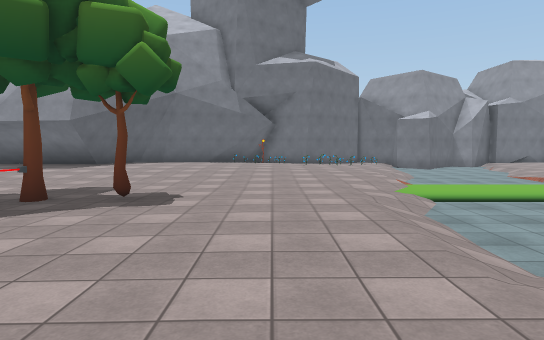
View 1 (above)

24 first-person views from a walk through a scene from a Unity 3-D project. The camera is 1.3 m above the floor, tilts 4° down and sees 75° across. The floor is counted in squares, 2 m on a side. Each view is taken from the middle of a square. On the plan, view 1 faces up. The plan holds only what a view shows up to about 10 squares ahead; the rest is blank. The place goes on beyond the plan. The player is left out. Some animated figures are left out. Some surface patterns are stand-ins.

View 2
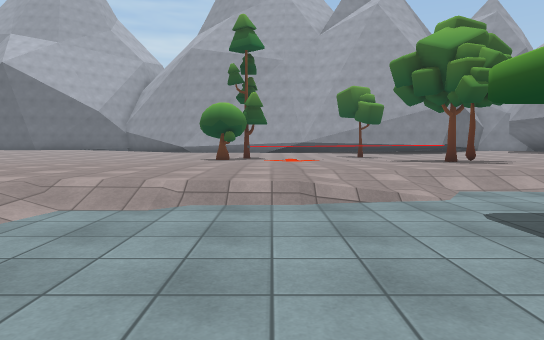

View 3
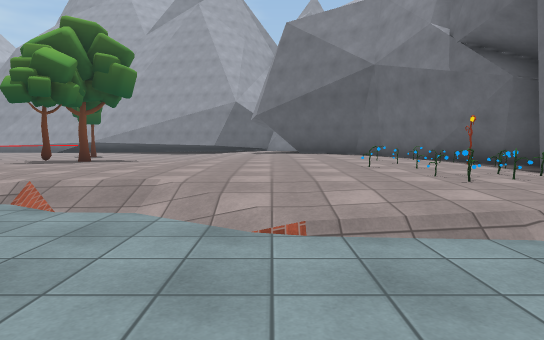

View 4
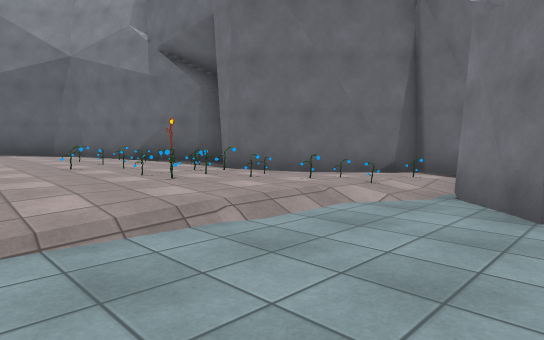

View 5
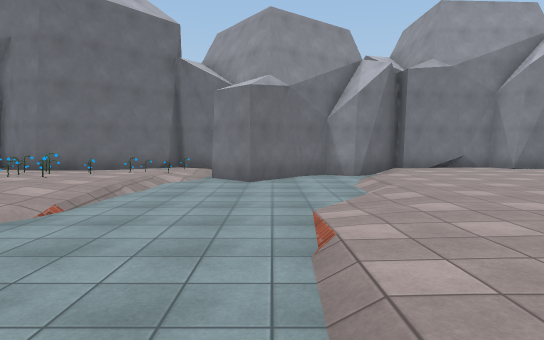

View 6
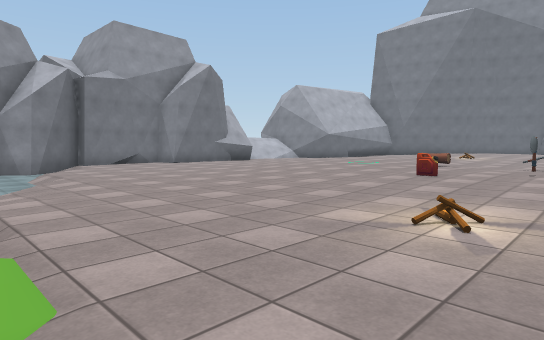

View 7
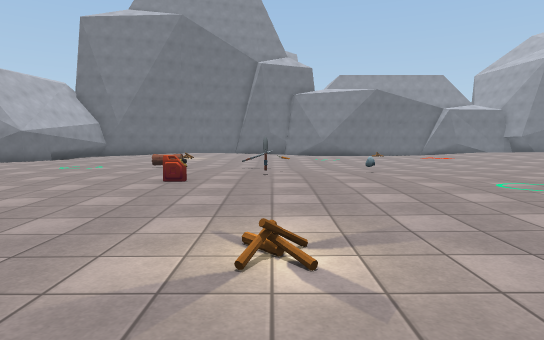

View 8
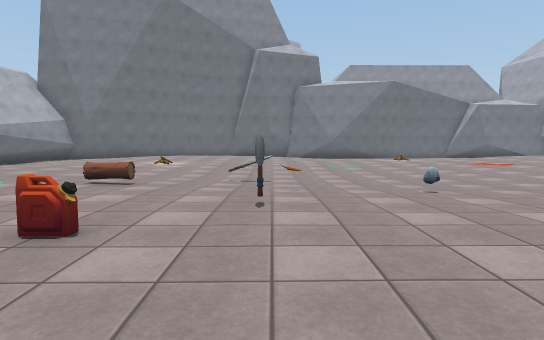

View 9
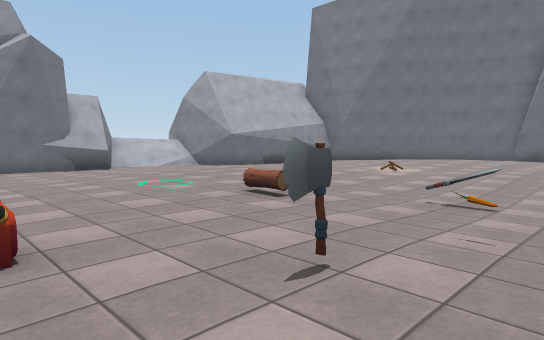

View 10
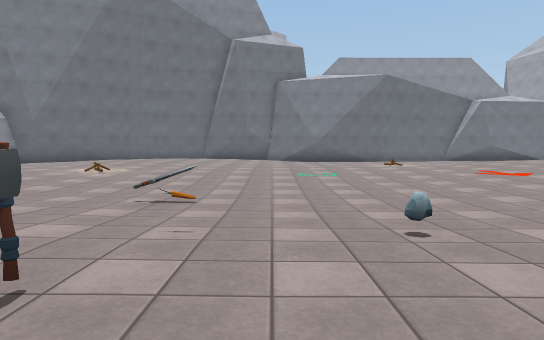

View 11
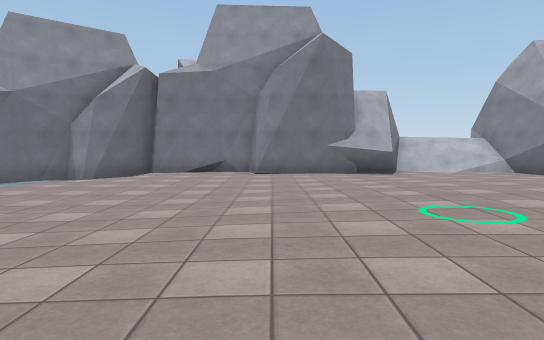

View 12
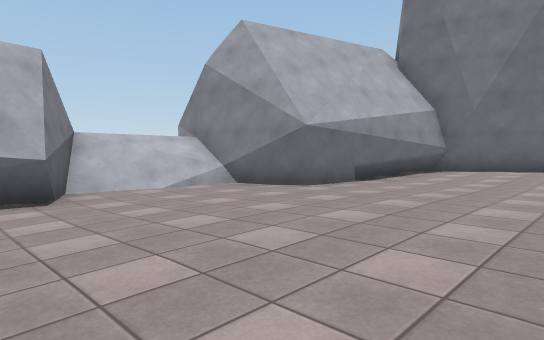

View 13
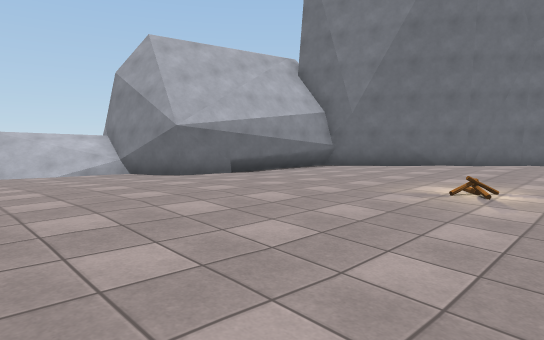

View 14
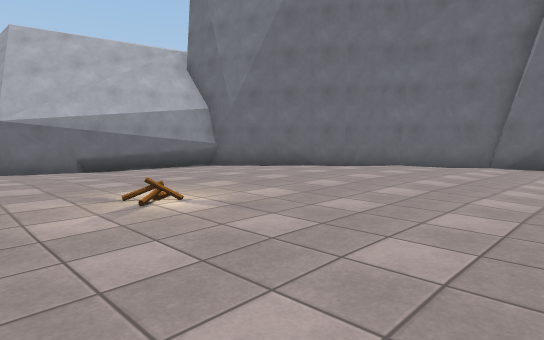

View 15
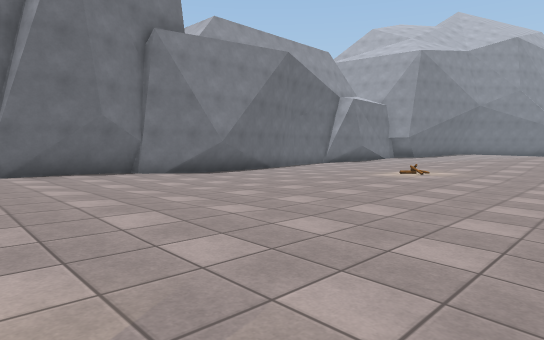

View 16
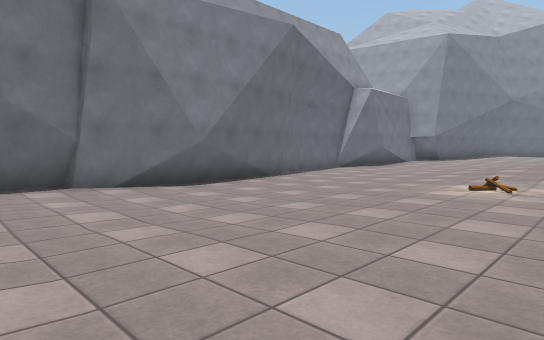

View 17
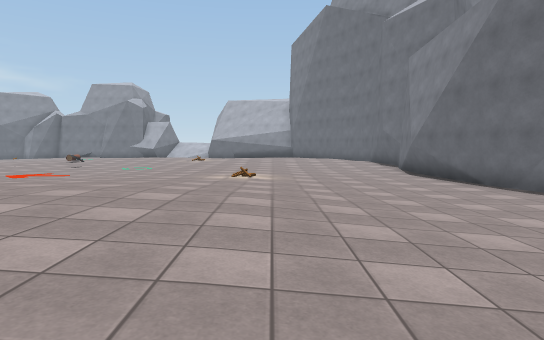

View 18
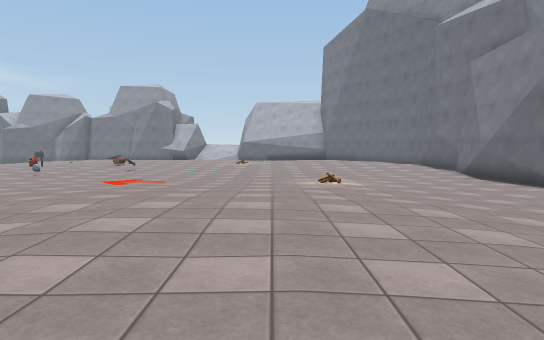

View 19
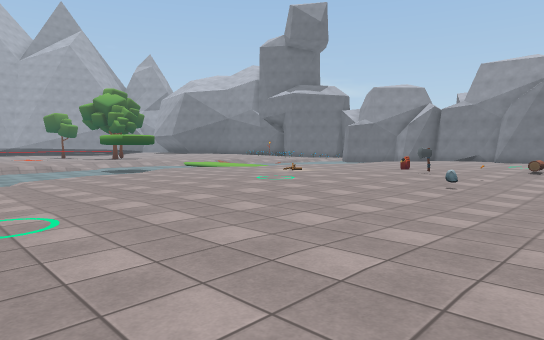

View 20
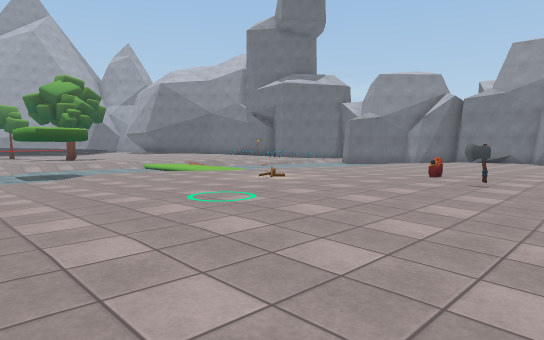

View 21
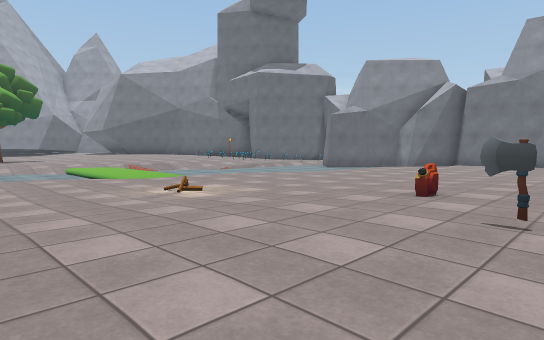

View 22
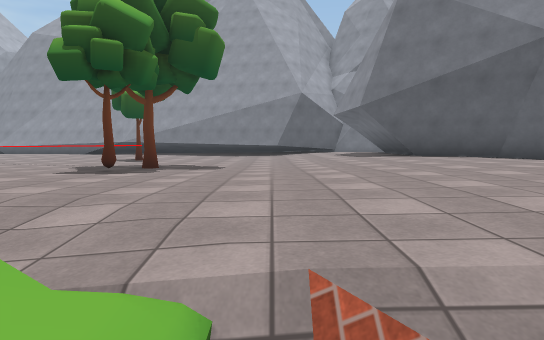

View 23
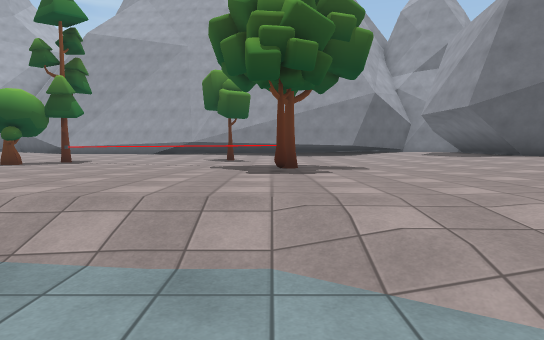

View 24
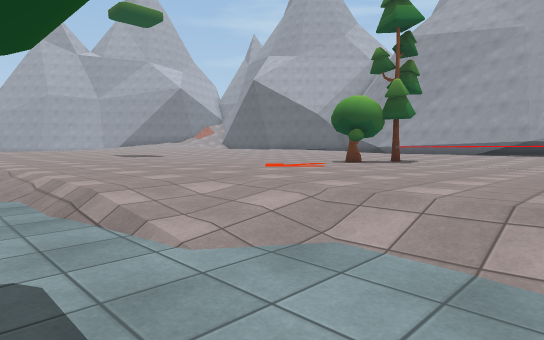

### Floor plan
Key: @ floor where view 1 was taken; # wall or solid block; . main floor; : floor 0.25 m higher than the main floor; - floor 0.25 m lower than the main floor; + floor 0.5 m higher than the main floor; _ floor 0.5 m lower than the main floor; / step, stairs or slope; = window, fence, low wall or low ledge; T tree; L log; C campfire; S sword; O other object.
Columns run from 6 left of view 1 to 29 right of it. Each row starts with its distance up from view 1.
 19                         #//#
 18           ##           ##//#
 17      ### ##- #####--####-/=#
 16    ###O###OO##_//--------..##
 15  ###.OOOOOOO##_/------......######
 14  #::O:O.OO.____/-----............#
 13 ##:::OOOOO.____/----....:::......#
 12 #:::::::../___/----....:::::::::: #
 11 #:::::::../___/---....::::::::::: #
 10 ::::::::.//___----....:::.:::::::::#
  9 ........./____---...../.....C::::::#
  8 .........// //---.....L......::::::#
  7 ........//-------..O.........:::...#
  6 ---...../////---C...O.O.S...........
  5 --TOT.../__ /---........--..........
  4 --=...../__ /---......O---.........#
  3 -=-...../___//--........-.........-#
  2 -=-.....//___ --..................-#
  1 -=-../:///___ --........./:/.:C...--
  0 =--../@///____--........./:/:::...--
 -1  T-....../____--.......:::::::::..--
 -2 #T ....../__   /.......:::++++://.--
 -3    ......./         ...:: +++++//.-
 -4    .......                +++++///-
 -5    .......                 ++++//.
 -6    .......                  +++//
 -7    ..                        + /

Positions as (right, up) in squares from view 1, and headings:
1: (0, 0), facing up
2: (7, 0), facing left
3: (7, 11), facing left
4: (7, 11), facing up-left
5: (7, 7), facing up
6: (7, 5), facing up-right
7: (8, 6), facing right
8: (11, 6), facing right
9: (13, 5), facing up-right
10: (13, 5), facing right
11: (14, 7), facing up
12: (16, 11), facing up-right
13: (17, 8), facing up-right
14: (20, 6), facing up-right
15: (21, 9), facing down-right
16: (23, 7), facing down-right
17: (25, -7), facing up
18: (23, -7), facing up
19: (18, -3), facing up-left
20: (16, 0), facing up-left
21: (15, 3), facing up-left
22: (4, 8), facing left
23: (4, 5), facing left
24: (4, 4), facing down-left
